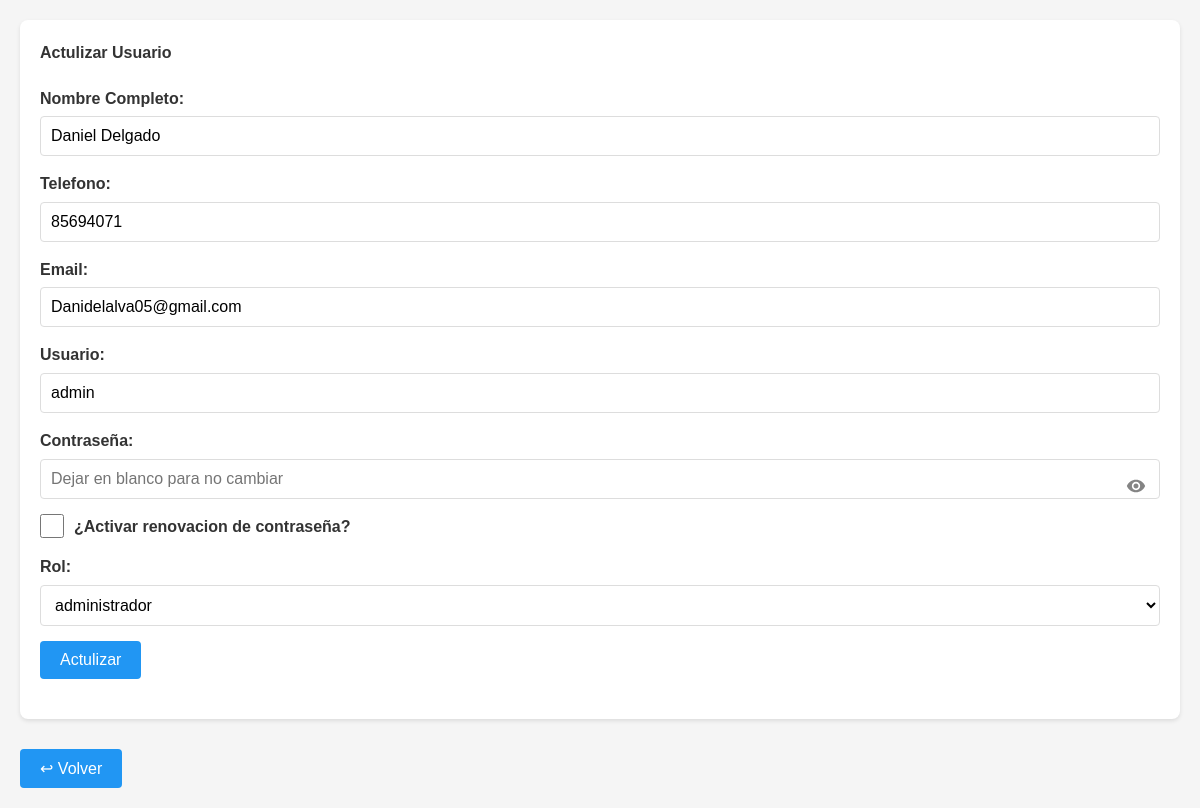
/admin/editarUsuario.php?id=3 (signed in), run on the app's committed database.
### tables this page shows
CREATE TABLE `usuario` (
  `id` int(11) NOT NULL,
  `nombre` varchar(100) NOT NULL,
  `telefono` varchar(20) NOT NULL,
  `email` varchar(100) NOT NULL,
  `usuario` varchar(50) NOT NULL,
  `contrasena` varchar(300) NOT NULL,
  `privilegio` int(11) NOT NULL,
  `primerIngreso` tinyint(1) NOT NULL DEFAULT 1
);

### config/consultasDB.php (called while the page is built, shortened)
<?php
function getUsuario($conn, $id){
    $sql = "SELECT u.id, u.nombre, u.telefono, u.email, u.usuario, u.privilegio, p.nombre AS privilegio_nombre
            FROM usuario u
            INNER JOIN privilegio p ON u.privilegio = p.id
            WHERE u.id = ?";
    $stmt = $conn->prepare($sql);
    $stmt->bind_param("i", $id);
    $stmt->execute();
    return $stmt->get_result();
}
function getRoles($conn){
    $sql = "SELECT * FROM privilegio ORDER BY id ASC";
    return $conn->query($sql);
}
?>

### admin/editarUsuario.php (the view, shortened to what this page needs)
<?php
require_once __DIR__ . '/../config/consultasDB.php';
$conn = conectar();
if (getUsuario($conn, $_GET['id'])->num_rows > 0) {
    $usuario = getUsuario($conn, $_GET['id'])->fetch_assoc();
} else {
    alertMenssage("Usuario no encontrado", "danger");
    header('Location: ./usuarios.php');
}
?>
<!DOCTYPE html>
<html lang="en">
<head>
    <link rel="stylesheet" href="../assets/usuarios.css">
</head>
<body>
    <div class="container">
        <section class="bloque">
            <form action="" method="post">
                <h4>Actulizar Usuario</h4>
                <label for="nombre">Nombre Completo:</label>
                <input type="text" name="nombre" id="nombre" value="<?= $usuario['nombre'] ?>" required>
                <label for="telefono">Telefono:</label>
                <input type="text" name="telefono" id="telefono" pattern="^[0-9]{8,12}$" value="<?= $usuario['telefono'] ?>" placeholder="Ingrese el número telefónico de 8 a 12 digitos" required>
                <label for="email">Email:</label>
                <input type="email" name="email" id="email" value="<?= $usuario['email'] ?>" placeholder="Ingrese un correo ejemplo: ejemplo@gmail.com" required>
                <label for="user">Usuario:</label>
                <input type="text" name="user" id="user" value="<?= $usuario['usuario'] ?>" required>
                <div class="password-field">
                    <label for="pass">Contraseña:</label>
                    <div class="password-container">
                        <input type="password" name="pass" id="pass" placeholder="Dejar en blanco para no cambiar">
                        <span class="toggle-password" onclick="togglePassword('pass')">
                            <svg xmlns="http://www.w3.org/2000/svg" viewBox="0 0 24 24" width="24" height="24">
                                <path d="M12 4.5C7 4.5 2.73 7.61 1 12c1.73 4.39 6 7.5 11 7.5s9.27-3.11 11-7.5c-1.73-4.39-6-7.5-11-7.5zM12 17c-2.76 0-5-2.24-5-5s2.24-5 5-5 5 2.24 5 5-2.24 5-5 5zm0-8c-1.66 0-3 1.34-3 3s1.34 3 3 3 3-1.34 3-3-1.34-3-3-3z" />
                            </svg>
                        </span>
                    </div>
                </div>
                <div class="checkbox-container">
                    <input type="checkbox" name="primer_Ing" id="primer_Ing" value="1" title="Si desea activar la renovacion de contraseña en el siguiente ingreso, marque la casilla">
                    <label for="primer_Ing">¿Activar renovacion de contraseña?</label>
                </div>
                <label for="rol">Rol:</label>
                <select name="rol" id="rol" required>
                    <?php
                    $conn = conectar();
                    $resultado = getRoles($conn);
                    if ($resultado->num_rows > 0) {
                        while ($row = $resultado->fetch_assoc()) {
                            if ($row['id'] == $usuario['privilegio']) {
                                echo "<option default value='" . $row['id'] . "' selected>" . $row['nombre'] . "</option>";
                            } else {
                                echo "<option value='" . $row['id'] . "'>" . $row['nombre'] . "</option>";
                            }
                        }
                    } else {
                        echo "<option value=''>No hay roles disponibles</option>";
                    }
                    ?>
                </select>
                <button type="submit" value="1" name="actulizar">Actulizar</button>
            </form>
        </section>
        <button><a href="./usuarios.php">↩ Volver</a></button>
    </div>
</body>
</html>

### assets/usuarios.css (style rules this page uses)
:root { --primary-color: #2196F3; --primary-hover: #1976D2; --success-color: #4CAF50; --success-hover: #45a049; --warning-color: #FFC107; --warning-hover: #e0a800; --danger-color: #f44336; --danger-hover: #cc0000; --bg-color: #f5f5f5; --bg-white: #ffffff; --bg-hover: #f5f5f5; --bg-even: #f9f9f9; --bg-footer: #f0f0f0; --border-color: #ddd; --text-color: #333; --text-white: #ffffff; --shadow-color: rgba(0, 0, 0, 0.1); --shadow-focus: rgba(33, 150, 243, 0.2); }
* { margin: 0; padding: 0; box-sizing: border-box; font-family: 'Arial', sans-serif; }
body { background-color: var(--bg-color); color: var(--text-color); line-height: 1.6; }
.container { max-width: 1200px; margin: 0 auto; padding: 20px; }
.bloque { background-color: var(--bg-white); padding: 20px; border-radius: 8px; box-shadow: 0 2px 4px var(--shadow-color); margin-bottom: 30px; }
h1, h2, h3, h4 { margin-bottom: 20px; color: var(--text-color); }
form { margin-bottom: 20px; }
label { display: block; margin-bottom: 5px; font-weight: bold; }
input, select { width: 100%; padding: 10px; border: 1px solid var(--border-color); border-radius: 4px; font-size: 16px; margin-bottom: 15px; background-color: var(--bg-white); }
.checkbox-container { display: flex; flex-direction: row; justify-content: flex-end; align-items: center; gap: 10px; margin-bottom: 15px; }
input[type="checkbox"] { width: 24px; height: 24px; margin: 0; cursor: pointer; accent-color: var(--primary-color); order: -1; }
.checkbox-container label { margin: 0; cursor: pointer; user-select: none; flex: 1; }
button { padding: 10px 20px; border: none; border-radius: 4px; cursor: pointer; font-size: 16px; transition: background-color 0.3s; background-color: var(--primary-color); color: var(--text-white); }
button a { color: var(--text-white) !important; text-decoration: none; display: inline-block; width: 100%; height: 100%; }
.password-field { position: relative; width: 100%; }
.password-container { position: relative; width: 100%; }
.password-container input { width: 100%; padding-right: 40px; }
.toggle-password { position: absolute; right: 10px; top: 50%; transform: translateY(-50%); cursor: pointer; display: flex; align-items: center; justify-content: center; padding: 4px; transition: opacity 0.3s; fill: var(--text-color); opacity: 0.6; }
.toggle-password svg { width: 20px; height: 20px; }

### data on the page
usuario: nombre "Daniel Delgado", telefono "85694071", email "Danidelalva05@gmail.com", user "admin"

### other printed values
form field rol "administrador"
